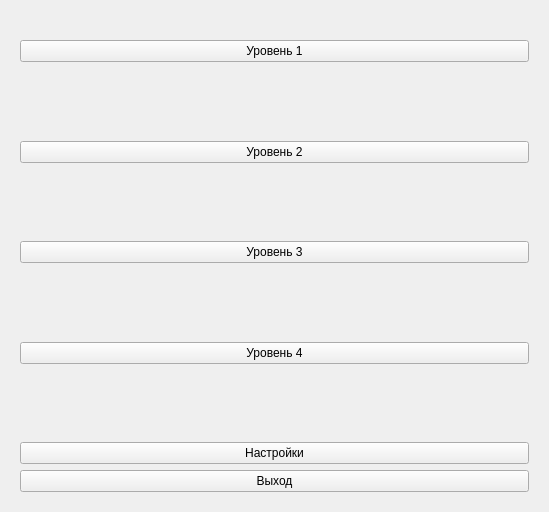
<?xml version="1.0" encoding="UTF-8"?>
<ui version="4.0">
 <class>DialogLevel</class>
 <widget class="QWidget" name="DialogLevel">
  <property name="geometry">
   <rect>
    <x>0</x>
    <y>0</y>
    <width>549</width>
    <height>512</height>
   </rect>
  </property>
  <property name="windowTitle">
   <string>Form</string>
  </property>
  <layout class="QGridLayout" name="gridLayout">
   <item row="0" column="0">
    <widget class="QStackedWidget" name="stackedWidget">
     <property name="currentIndex">
      <number>0</number>
     </property>
     <widget class="QWidget" name="MainPage">
      <layout class="QGridLayout" name="gridLayout_2">
       <item row="1" column="0">
        <layout class="QVBoxLayout" name="verticalLayout">
         <item>
          <widget class="QPushButton" name="lvl1Button">
           <property name="text">
            <string>Уровень 1</string>
           </property>
          </widget>
         </item>
         <item>
          <spacer name="verticalSpacer">
           <property name="orientation">
            <enum>Qt::Vertical</enum>
           </property>
           <property name="sizeHint" stdset="0">
            <size>
             <width>20</width>
             <height>40</height>
            </size>
           </property>
          </spacer>
         </item>
         <item>
          <widget class="QPushButton" name="lvl2Button">
           <property name="text">
            <string>Уровень 2</string>
           </property>
          </widget>
         </item>
         <item>
          <spacer name="verticalSpacer_2">
           <property name="orientation">
            <enum>Qt::Vertical</enum>
           </property>
           <property name="sizeHint" stdset="0">
            <size>
             <width>20</width>
             <height>40</height>
            </size>
           </property>
          </spacer>
         </item>
         <item>
          <widget class="QPushButton" name="lvl3Button">
           <property name="text">
            <string>Уровень 3</string>
           </property>
          </widget>
         </item>
         <item>
          <spacer name="verticalSpacer_3">
           <property name="orientation">
            <enum>Qt::Vertical</enum>
           </property>
           <property name="sizeHint" stdset="0">
            <size>
             <width>20</width>
             <height>40</height>
            </size>
           </property>
          </spacer>
         </item>
         <item>
          <widget class="QPushButton" name="lvl4Button">
           <property name="text">
            <string>Уровень 4</string>
           </property>
          </widget>
         </item>
         <item>
          <spacer name="verticalSpacer_4">
           <property name="orientation">
            <enum>Qt::Vertical</enum>
           </property>
           <property name="sizeHint" stdset="0">
            <size>
             <width>20</width>
             <height>40</height>
            </size>
           </property>
          </spacer>
         </item>
         <item>
          <widget class="QPushButton" name="settingsButton">
           <property name="text">
            <string>Настройки</string>
           </property>
          </widget>
         </item>
         <item>
          <widget class="QPushButton" name="exitButton">
           <property name="text">
            <string>Выход</string>
           </property>
          </widget>
         </item>
        </layout>
       </item>
       <item row="0" column="0">
        <widget class="QLabel" name="LogoLabel">
         <property name="text">
          <string/>
         </property>
         <property name="scaledContents">
          <bool>true</bool>
         </property>
        </widget>
       </item>
      </layout>
     </widget>
     <widget class="QWidget" name="SettingsPage">
      <layout class="QGridLayout" name="gridLayout_3">
       <item row="0" column="0">
        <spacer name="verticalSpacer_6">
         <property name="orientation">
          <enum>Qt::Vertical</enum>
         </property>
         <property name="sizeType">
          <enum>QSizePolicy::Fixed</enum>
         </property>
         <property name="sizeHint" stdset="0">
          <size>
           <width>20</width>
           <height>20</height>
          </size>
         </property>
        </spacer>
       </item>
       <item row="1" column="0">
        <widget class="QFrame" name="frame">
         <property name="frameShape">
          <enum>QFrame::StyledPanel</enum>
         </property>
         <property name="frameShadow">
          <enum>QFrame::Raised</enum>
         </property>
         <layout class="QVBoxLayout" name="verticalLayout_2">
          <item>
           <widget class="QLabel" name="label">
            <property name="text">
             <string>&lt;html&gt;&lt;head/&gt;&lt;body&gt;&lt;p&gt;&lt;span style=&quot; font-size:11pt;&quot;&gt;Основные&lt;/span&gt;&lt;/p&gt;&lt;/body&gt;&lt;/html&gt;</string>
            </property>
           </widget>
          </item>
          <item>
           <spacer name="verticalSpacer_5">
            <property name="orientation">
             <enum>Qt::Vertical</enum>
            </property>
            <property name="sizeType">
             <enum>QSizePolicy::Fixed</enum>
            </property>
            <property name="sizeHint" stdset="0">
             <size>
              <width>20</width>
              <height>20</height>
             </size>
            </property>
           </spacer>
          </item>
          <item>
           <layout class="QHBoxLayout" name="horizontalLayout">
            <item>
             <widget class="QLabel" name="label_3">
              <property name="text">
               <string>Логирование:</string>
              </property>
             </widget>
            </item>
            <item>
             <widget class="QComboBox" name="logComboBox">
              <item>
               <property name="text">
                <string>файл</string>
               </property>
              </item>
              <item>
               <property name="text">
                <string>консоль</string>
               </property>
              </item>
              <item>
               <property name="text">
                <string>оба варианта</string>
               </property>
              </item>
              <item>
               <property name="text">
                <string>выключено</string>
               </property>
              </item>
             </widget>
            </item>
            <item>
             <spacer name="horizontalSpacer_2">
              <property name="orientation">
               <enum>Qt::Horizontal</enum>
              </property>
              <property name="sizeHint" stdset="0">
               <size>
                <width>40</width>
                <height>20</height>
               </size>
              </property>
             </spacer>
            </item>
           </layout>
          </item>
          <item>
           <widget class="QSplitter" name="splitter">
            <property name="orientation">
             <enum>Qt::Horizontal</enum>
            </property>
            <widget class="QCheckBox" name="checkBoxObj">
             <property name="text">
              <string>Состояние объектов</string>
             </property>
             <property name="checked">
              <bool>true</bool>
             </property>
            </widget>
            <widget class="QCheckBox" name="checkBoxGame">
             <property name="text">
              <string>Состояние игры</string>
             </property>
             <property name="checked">
              <bool>true</bool>
             </property>
            </widget>
            <widget class="QCheckBox" name="checkBoxCrit">
             <property name="text">
              <string>Критические</string>
             </property>
             <property name="checked">
              <bool>true</bool>
             </property>
            </widget>
           </widget>
          </item>
         </layout>
        </widget>
       </item>
       <item row="2" column="0">
        <spacer name="verticalSpacer_7">
         <property name="orientation">
          <enum>Qt::Vertical</enum>
         </property>
         <property name="sizeHint" stdset="0">
          <size>
           <width>20</width>
           <height>336</height>
          </size>
         </property>
        </spacer>
       </item>
       <item row="3" column="0">
        <layout class="QHBoxLayout" name="horizontalLayout_2">
         <item>
          <spacer name="horizontalSpacer">
           <property name="orientation">
            <enum>Qt::Horizontal</enum>
           </property>
           <property name="sizeHint" stdset="0">
            <size>
             <width>37</width>
             <height>17</height>
            </size>
           </property>
          </spacer>
         </item>
         <item>
          <widget class="QPushButton" name="saveButton">
           <property name="text">
            <string>Сохранить</string>
           </property>
          </widget>
         </item>
        </layout>
       </item>
      </layout>
     </widget>
    </widget>
   </item>
  </layout>
 </widget>
 <resources/>
 <connections/>
</ui>
